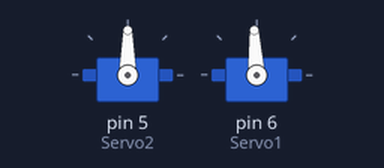
Simulated run of this sketch. Board: Arduino Uno, built with avr-gcc and run on an emulated ATmega328P. Parts: 2 × servo.

Above: at 1.05 s.
At 2.15 s:
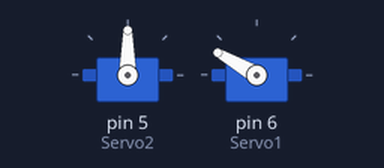
At 3.25 s:
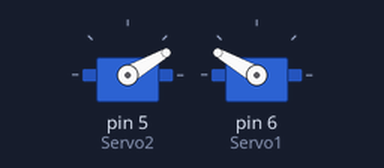
At 5.45 s:
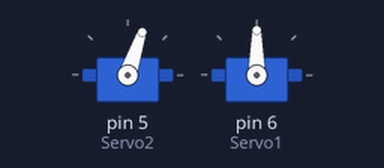
Timing chart, 0 to 8.2 s (numbered marks = the images above):
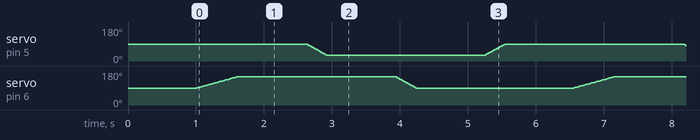

The sketch:

Servo_control.ino
```cpp
//Connect the 3 pins of the servo:
//1- (red) to 5v preferably external
//2- (brown) to Ground
//3- (orange) to pin 5

// Second Servo, save for red and brown
// connect the orange cable of the servo to pin 6


#include <Servo.h>

Servo Servo1;
Servo Servo2;
int pos1=90;
int pos2=90;
int pos=0;

void setup() {

   Servo2.attach(5);
   Servo1.attach(6);
   Servo1.write(pos1);
   Servo2.write(pos2);
   delay(1000);
}

void loop() {

  for (pos = pos1; pos <= 150; pos += 1) {
   Servo1.write(pos);
   delay(10);
  }
  delay(1000);
  for (pos = pos2; pos >= 30; pos -= 1) {
    Servo2.write(pos);
    delay(5);
  }
  delay(1000);
  for (pos = 150; pos >= pos1; pos -= 1) {
    Servo1.write(pos);
    delay(5);
  }
  delay(1000);
  for (pos = 30; pos <= pos2; pos += 1) {
    Servo2.write(pos);
    delay(5);
  }
  delay(1000);
}
```
